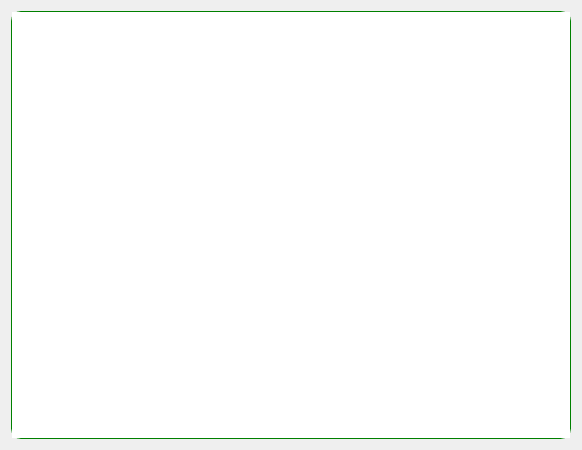
<?xml version="1.0" encoding="UTF-8"?>
<ui version="4.0">
 <class>WordListWidget</class>
 <widget class="QWidget" name="WordListWidget">
  <property name="geometry">
   <rect>
    <x>0</x>
    <y>0</y>
    <width>582</width>
    <height>450</height>
   </rect>
  </property>
  <property name="windowTitle">
   <string>Form</string>
  </property>
  <property name="styleSheet">
   <string notr="true">QPlainTextEdit {
	font: 13pt &quot;宋体&quot;;
	border-radius: 10px;
	border: 1px solid green;
}</string>
  </property>
  <layout class="QGridLayout" name="gridLayout">
   <item row="0" column="0">
    <widget class="QPlainTextEdit" name="plainTextEdit_show">
     <property name="styleSheet">
      <string notr="true"/>
     </property>
     <property name="readOnly">
      <bool>true</bool>
     </property>
     <property name="plainText">
      <string/>
     </property>
    </widget>
   </item>
  </layout>
 </widget>
 <resources/>
 <connections/>
</ui>
